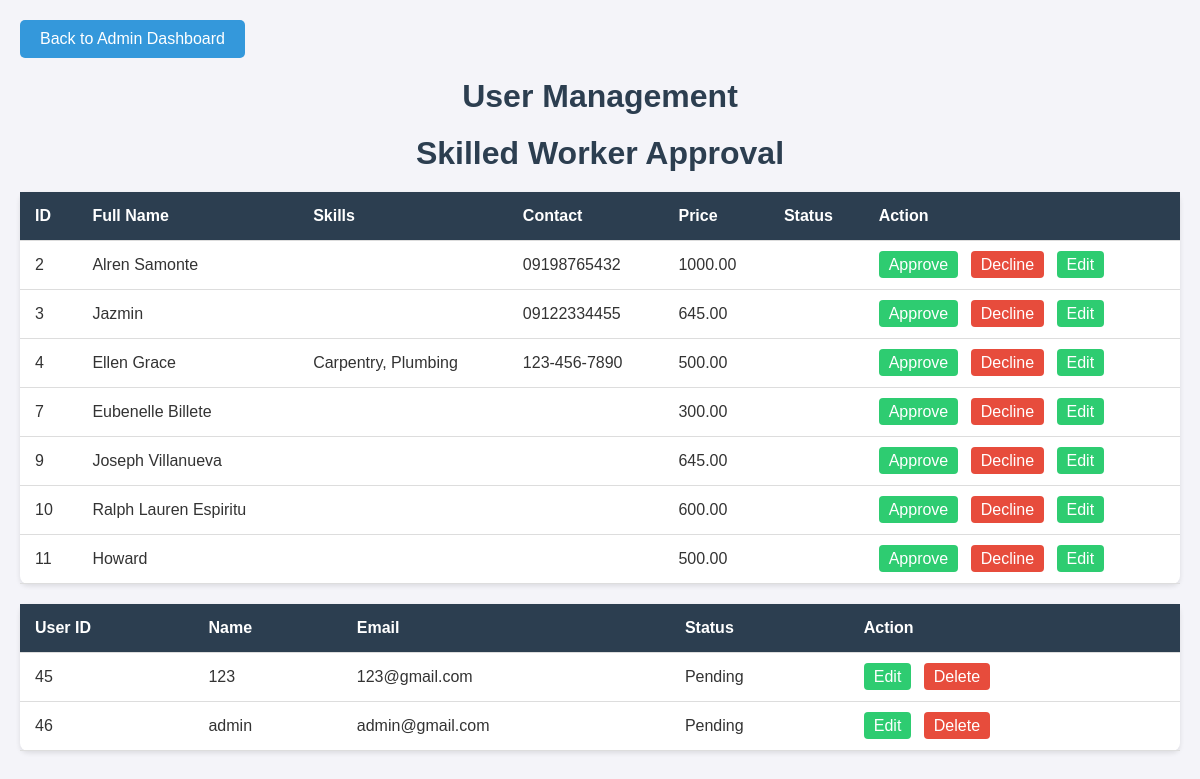
Page /user_management.php (signed in) on the committed database.
### tables this page shows
CREATE TABLE `skilled_workers` (
  `id` int(11) NOT NULL,
  `fullname` varchar(100) DEFAULT NULL,
  `skills` text DEFAULT NULL,
  `contact_info` varchar(100) DEFAULT NULL,
  `photo` varchar(255) DEFAULT NULL,
  `name` varchar(255) DEFAULT NULL,
  `skill` varchar(255) DEFAULT NULL,
  `image_path` varchar(255) DEFAULT NULL,
  `price` decimal(10,2) DEFAULT NULL,
  `contact_number` varchar(15) DEFAULT NULL,
  `status` varchar(255) NOT NULL,
  `category` varchar(100) DEFAULT NULL
);

CREATE TABLE `users` (
  `id` int(11) NOT NULL,
  `name` varchar(50) NOT NULL,
  `password` varchar(255) NOT NULL,
  `email` varchar(100) DEFAULT NULL,
  `created_at` timestamp NOT NULL DEFAULT current_timestamp(),
  `role` varchar(255) DEFAULT NULL,
  `is_approved` tinyint(1) DEFAULT 0,
  `approved_by` int(11) DEFAULT NULL,
  `status` enum('Pending','Approved','Rejected') DEFAULT 'Pending'
);

### db.php (called while the page is built, shortened)
<?php
$user = "root";
?>

### user_management.php (the view, shortened to what this page needs)
<?php
include 'db.php';
$stmt = $conn->prepare("SELECT * FROM users");
$skilledStmt = $conn->prepare("SELECT * FROM skilled_workers WHERE status IS NULL OR status != 'approved'");
$skilledStmt->execute();
$skilledWorkers = $skilledStmt->get_result();
$stmt->execute();
$result = $stmt->get_result();
?>
<!DOCTYPE html>
<html lang="en">
<head>
</head>
<body>
<div class="container">
    <a href="admin_dashboard.php" class="back-button">Back to Admin Dashboard</a>
    <h1>User Management</h1>
    <h1>Skilled Worker Approval</h1>
<table>
    <thead>
        <tr>
            <th>ID</th>
            <th>Full Name</th>
            <th>Skills</th>
            <th>Contact</th>
            <th>Price</th>
            <th>Status</th>
            <th>Action</th>
        </tr>
    </thead>
    <tbody>
        <?php while ($worker = $skilledWorkers->fetch_assoc()) : ?>
            <tr>
                <td><?php echo $worker['id']; ?></td>
                <td><?php echo $worker['fullname']; ?></td>
                <td><?php echo $worker['skills']; ?></td>
                <td><?php echo $worker['contact_info']; ?></td>
                <td><?php echo $worker['price']; ?></td>
                <td><?php echo $worker['status'] ?? 'Pending'; ?></td>
                <td class="actions">
                    <a href="approve_worker.php?id=<?php echo $worker['id']; ?>">Approve</a>
                    <a href="decline_worker.php?id=<?php echo $worker['id']; ?>" class="delete">Decline</a>
                    <a href="userM_edit.php?id=<?php echo $user['id']; ?>">Edit</a>
                </td>
            </tr>
        <?php endwhile; ?>
    </tbody>
</table>
    <table>
        <thead>
            <tr>
                <th>User ID</th>
                <th>Name</th>
                <th>Email</th>
                <th>Status</th>
                <th>Action</th>
            </tr>
        </thead>
        <tbody>
            <?php while ($user = $result->fetch_assoc()) : ?>
                <tr>
                    <td><?php echo $user['id']; ?></td>
                    <td><?php echo $user['name']; ?></td>
                    <td><?php echo $user['email']; ?></td>
                    <td><?php echo $user['status']; ?></td>
                    <td class="actions">
                        <a href="edit_user.php?id=<?php echo $user['id']; ?>">Edit</a>
                        <a href="delete_user.php?id=<?php echo $user['id']; ?>" class="delete">Delete</a>
                    </td>
                </tr>
            <?php endwhile; ?>
        </tbody>
    </table>
</div>
</body>
</html>

### user_management.php (style rules this page uses)
body, h1, h2, table, th, td { margin: 0; padding: 0; font-family: 'Arial', sans-serif; }
body { background-color: #f4f4f9; color: #333; padding: 20px; }
.container { max-width: 1200px; margin: 0 auto; }
h1 { font-size: 2em; margin-bottom: 20px; text-align: center; color: #2c3e50; }
.back-button { display: inline-block; background-color: #3498db; color: #fff; padding: 10px 20px; border-radius: 5px; text-decoration: none; margin-bottom: 20px; transition: background-color 0.3s ease; }
table { width: 100%; border-collapse: collapse; margin-top: 20px; background-color: #fff; border-radius: 8px; box-shadow: 0 2px 5px rgba(0, 0, 0, 0.1); }
th, td { padding: 15px; text-align: left; border-bottom: 1px solid #ddd; }
th { background-color: #2c3e50; color: white; }
.actions a { text-decoration: none; padding: 5px 10px; border-radius: 4px; background-color: #2ecc71; color: white; margin-right: 8px; transition: background-color 0.3s ease; }
.actions a.delete { background-color: #e74c3c; }

### rows in the picture
skilled_workers: id "2", fullname "Alren Samonte", contact_info "09198765432", price "1000.00"
skilled_workers: id "3", fullname "Jazmin", contact_info "09122334455", price "645.00"
skilled_workers: id "4", fullname "Ellen Grace", skills "Carpentry, Plumbing", contact_info "123-456-7890", price "500.00"
skilled_workers: id "7", fullname "Eubenelle Billete", price "300.00"
skilled_workers: id "9", fullname "Joseph Villanueva", price "645.00"
skilled_workers: id "10", fullname "Ralph Lauren Espiritu", price "600.00"
skilled_workers: id "11", fullname "Howard", price "500.00"
users: id "45", name "123", email "123@gmail.com", status "Pending"
users: id "46", name "admin", email "admin@gmail.com", status "Pending"
